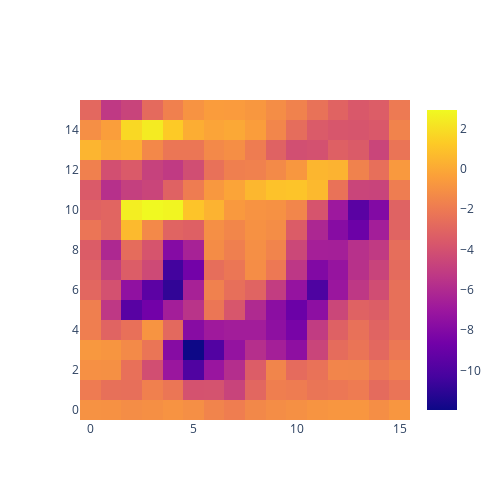

Notebook code for this chart:
### Code cell
#image to numpy array
from PIL import Image
import numpy
im = Image.open("edge_images/0164.png").convert('LA')
np_im = numpy.array(im)
np_im = np_im[:,:,0]
np_im = np.flip(np_im,0)

#numpy array to plotly heatmap
fig = go.Figure(data=go.Heatmap(
                    z = activations['airplane']['0001.png'][3][0]),
                    #z=np_im),
                layout=dict(
                    height=300,
                    width=300))


#fig['layout'].update(scene=dict(aspectmode="data"))
fig.show()
#im.show()

### Figure 1 — Plotly figure (JSON) as saved in the notebook; plotly's stock layout.template omitted (floating-point values rounded to 4 significant figures; data arrays with more than 128 entries replaced by an {"elided": "..."} marker saying what was removed)
{"data": [{"type": "heatmap", "z": {"elided": "16x16 float values"}}], "layout": {"height": 500, "width": 500}}
